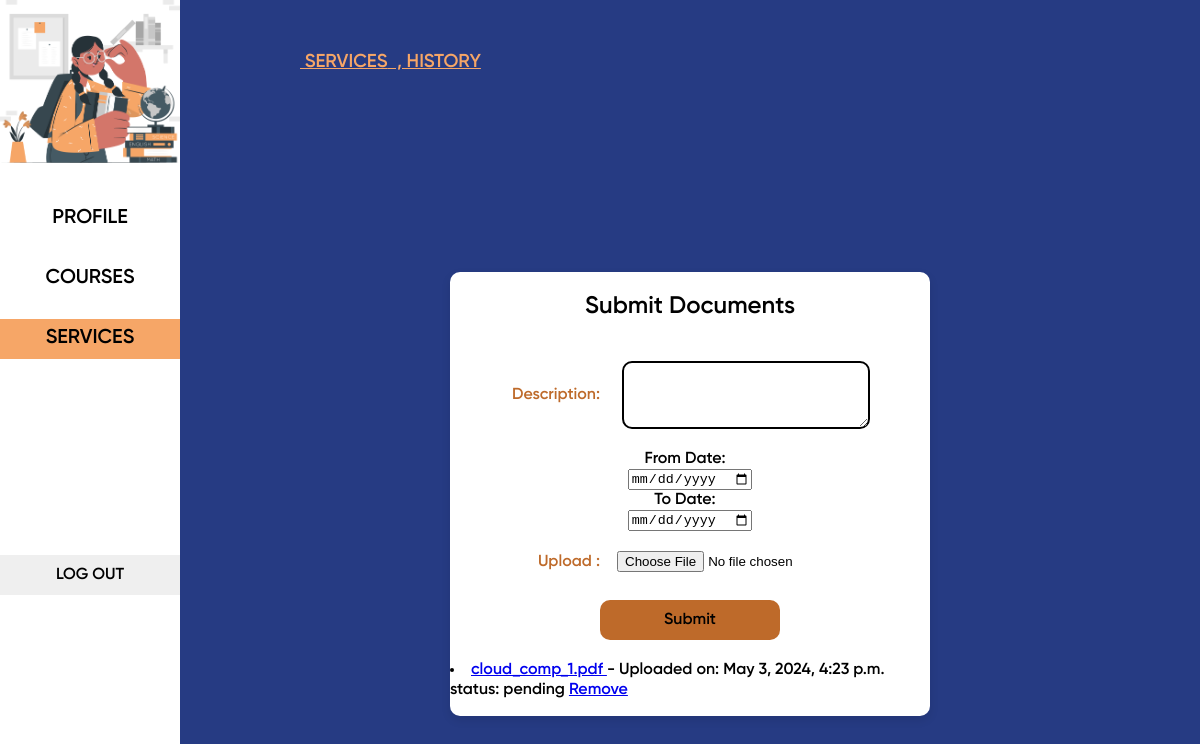
Before: /student_document_submission/ (signed in) with the older database file.
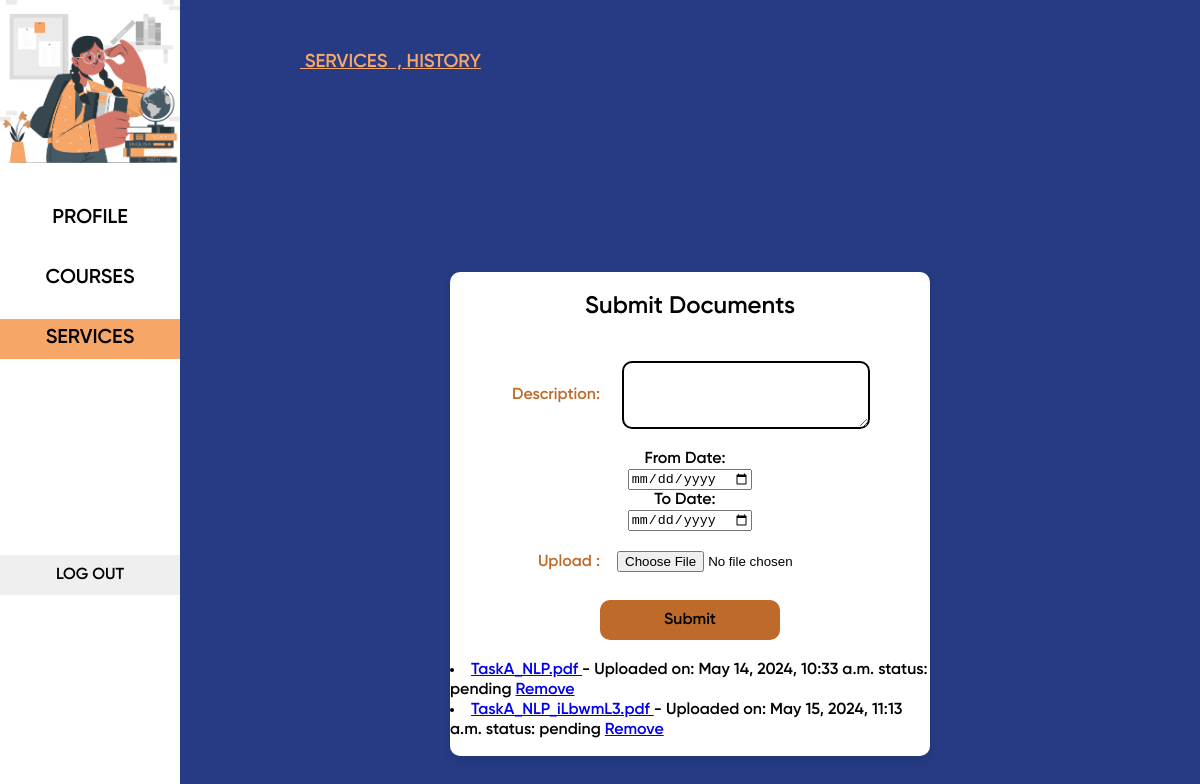
After: the same page with the newer database file.
### dashboard/models.py (models this page shows, shortened)
class SubmittedDocument(models.Model):
    student = models.ForeignKey(CustomUser, on_delete=models.CASCADE, related_name="documents")
    description = models.TextField()
    document = models.FileField(upload_to='student_documents/')
    submitted_at = models.DateTimeField(auto_now_add=True)
    from_date = models.DateTimeField(blank=False)
    to_date = models.DateTimeField(blank=False)
    ACCEPTED_CHOICES = [
        (0, 'Not Checked'),
        (1, 'Accepted'),
        (2, 'Rejected')
    ]
    accepted = models.IntegerField(default=0, choices=ACCEPTED_CHOICES)

### dashboard/views.py (the view)
# urls.py: path('student_document_submission/',views.student_document_submission, name='student_document_submission'),
@login_required
def student_document_submission(request):
    student_courses = []
    specific_course_ids_of_a_student = students_courses.objects.filter(student_id=request.user.student.id).values_list('specific_course_id', flat=True)
    unique = []
    for id_specific_course in specific_course_ids_of_a_student:
        course_of_student = specific_course.objects.filter(specific_course_id=id_specific_course).first()
        cours = course.objects.get(course_code=course_of_student.course_code)
        group = str(course_of_student.group)
        if course_of_student.is_lecture:
            group += 'N'
        else:
            group += 'P'
        student_course = {
                'specific_course_id': course_of_student.specific_course_id,
                'course_code': cours.course_code,
                'course_name': cours.course_name,
                'group': group,
            }
        repr = str(cours.course_code) + str(cours.course_name) + group
        if repr not in unique:
            student_courses.append(student_course)
            unique.append(repr)
    documents = SubmittedDocument.objects.filter(student_id=request.user.student.id)
    context = {'status1':"",'status2':"",'status3':"active",'student_courses': student_courses, "documents": documents}
    if request.method == 'POST':
        form = DocumentSubmissionForm(request.POST, request.FILES)
        if form.is_valid():
            new_document = SubmittedDocument()
            new_document.student = request.user
            new_document.description = form.cleaned_data['description']
            new_document.document = form.cleaned_data['document']
            new_document.from_date = request.POST.get('from_date')
            new_document.to_date = request.POST.get('to_date')
            new_document.save()
            context['success']= 'Your document has been received!'
            print('received')
            context['form']=form
            return render(request, 'dashboard/document_submission_student.html',context)  # Redirect to success page after handling
        else:
            context['error']="Your document submission process had some issues Note: ONLY .pdf files please  !"
            context['form']=form
    else:
        context['form'] = DocumentSubmissionForm()
    return render(request, 'dashboard/document_submission_student.html', context)

### dashboard/forms.py
class DocumentSubmissionForm(forms.Form):
    description = forms.CharField(widget=forms.Textarea(attrs={'rows': 4}), required=True)
    document = forms.FileField(required=True,validators=[validate_file_extension])

### dashboard/templates/dashboard/document_submission_student.html (shortened to what this page needs)
{% extends "dashboard/student_base.html" %}
{% block content %}
<div class="document_submission">
    <div class="hirarchi">
        <h3 onclick="window.location.href='{% url 'dashboard:student_document_submission'%}'" >&nbsp;SERVICES</h3>
        <h3 onclick="window.location.href='{% url 'dashboard:student_document_history' %}'" >&nbsp;  , HISTORY</h3>
    </div>
    <div class="form_container">
        <form class="file_submission_form" method="post" enctype="multipart/form-data">
            <h2>Submit Documents</h2>
            <div class="form-group">
                <label for="description">Description:</label>
                <textarea name="description" id="description" class="form-control" rows="4" required></textarea>
            </div>
            <label for="from_date" style="display: inline-block; margin-right: 10px;">From Date:</label>
             <input type="date" name="from_date" id="from_date" style="display: inline-block;">
            <label for="to_date" style="display: inline-block; margin-right: 10px;">To Date:</label>
            <input type="date" name="to_date" id="to_date"  style="display: inline-block;">
            <div class="form-group">
                <label for="document">Upload :</label>
                <input type="file" name="document" id="document" class="form-control-file" required>
            </div>
            <button type="submit" class="submit_document_button">Submit</button>
            <br>
            {% for doc in documents %}
            <li>
                 <a href="{% url 'dashboard:download_document' doc.id %}">
                {{ doc.document.name|cut:"student_documents/" }}
                </a> - Uploaded on: {{ doc.submitted_at }} status:{%if doc.accepted %} seen {%else%} pending {% endif %}
                <a href="{% url 'dashboard:remove_document' doc.id %}">Remove</a>
            </li>
            {% endfor %}
        </form>
    </div>
</div>
{% endblock content %}

Changed rows visible on the page:
removed SubmittedDocument: document.name "cloud_comp_1.pdf", submitted_at "May 3, 2024, 4:23 p.m.", accepted "pending"
added SubmittedDocument: document.name "TaskA_NLP.pdf", submitted_at "May 14, 2024, 10:33 a.m.", accepted "pending"
added SubmittedDocument: document.name "TaskA_NLP_iLbwmL3.pdf", submitted_at "May 15, 2024, 11:13 a.m.", accepted "pending"
